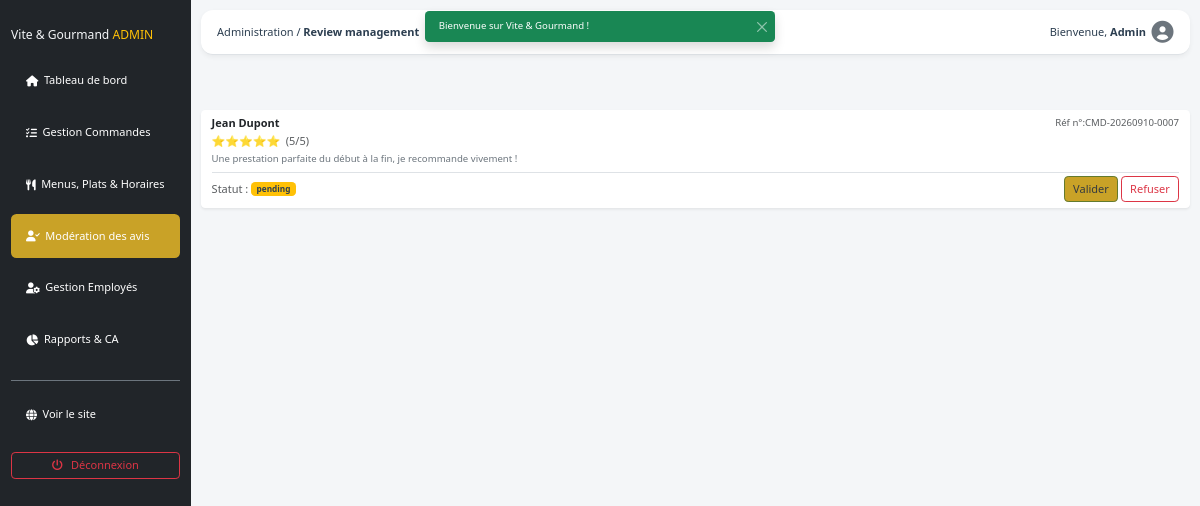
/public/index.php?page=review-management (signed in), run on the app's committed database.
### tables this page shows
CREATE TABLE
  `vg_avis` (
    `avis_id` int (11) NOT NULL,
    `note` int (11) NOT NULL,
    `description` varchar(255) NOT NULL,
    `statut` varchar(20) NOT NULL DEFAULT 'pending',
    `utilisateur_id` int (11) NOT NULL,
    `commande_id` int (11) NOT NULL,
    `created_at` timestamp NOT NULL DEFAULT current_timestamp(),
    `validated_by` int (11) DEFAULT NULL,
    `validated_by_name` varchar(100) DEFAULT NULL,
    `validated_at` datetime DEFAULT NULL
  );

CREATE TABLE
  `vg_commande` (
    `commande_id` int (11) NOT NULL,
    `numero_commande` varchar(50) NOT NULL,
    `date_commande` date NOT NULL,
    `date_prestation` date NOT NULL,
    `heure_livraison` varchar(50) NOT NULL,
    `prix_menu` double NOT NULL,
    `nombre_personne` int (11) NOT NULL,
    `prix_livraison` double NOT NULL,
    `statut` enum (
      'en_attente',
      'acceptee',
      'en_preparation',
      'en_cours_livraison',
      'livree',
      'en_attente_retour_materiel',
      'terminee',
      'annulee'
    ) DEFAULT 'en_attente',
    `pret_materiel` tinyint (1) NOT NULL DEFAULT 0,
    `restitution_materiel` tinyint (1) NOT NULL DEFAULT 0,
    `utilisateur_id` int (11) NOT NULL,
    `menu_id` int (11) NOT NULL,
    `lieu_prestation_id` int (11) NOT NULL,
    `motif_annulation` text DEFAULT NULL,
    `mode_contact` varchar(50) DEFAULT NULL,
    `prix_total` decimal(10, 2) DEFAULT NULL,
    `depot_garantie` decimal(10, 2) DEFAULT 0.00
  );

### app/Autoloader.php (called while the page is built, shortened)
<?php
class Autoloader
{
    public static function register()
    {
        spl_autoload_register(function ($class) {
            $class = str_replace('App\\', '', $class);
            $path = __DIR__ . '/' . str_replace('\\', '/', $class) . '.php';
        });
    }
}

### app/Managers/ReviewManager.php (called while the page is built, shortened)
<?php
class ReviewManager
{
    public static function getAllReviews(\PDO $db, ?string $status = null): array
    {
        $sql = "SELECT a.*,
                       CONCAT(u.prenom, ' ', u.nom) AS nom_auteur,
                       u.email AS auteur_email,
                       c.numero_commande,
                       m.titre AS nom_menu
                FROM vg_avis a
                JOIN vg_utilisateur u ON a.utilisateur_id = u.utilisateur_id
                LEFT JOIN vg_commande c ON a.commande_id = c.commande_id
                LEFT JOIN vg_menu m ON c.menu_id = m.menu_id
                WHERE 1=1";
        $params = [];
        if (!empty($status)) {
            $sql .= " AND a.statut = :statut";
            $params['statut'] = $status;
        }
        $sql .= " ORDER BY a.created_at DESC";
        $stmt = $db->prepare($sql);
        $stmt->execute($params);
        return $stmt->fetchAll(\PDO::FETCH_ASSOC);
    }
}

### public/index.php (called while the page is built, shortened)
<?php
require_once ROOT_PATH . '/app/Autoloader.php';
$db = (new Database())->connect();
$controllerClass = $route['class'];
$action = $route['action'];
$params = [$db];
$controllerClass::$action(...$params);

### app/Views/StaffCommon/review.management.view.php (the view, shortened to what this page needs)
<?php
$reviews = $reviews ?? [];
?>
<?php foreach ($reviews as $review): ?>
    <div class="card bg-white border-0 shadow-sm mb-2 rounded p-2 px-3">
        <div class="d-flex w-100 justify-content-between align-items-center">
            <h6 class="mb-0 fw-bold"><?= htmlspecialchars($review['nom_auteur'] ?? 'Client') ?></h6>
            <small class="text-muted font-xs">Réf n°:<?= htmlspecialchars($review['numero_commande'] ?? $review['commande_id'] ?? '') ?></small>
        </div>
        <div class="d-flex align-items-center gap-2 my-1">
            <span class="text-warning font-xs"><?= str_repeat('⭐', (int)($review['note'] ?? 0)) ?></span>
            <span class="text-muted font-xs">(<?= $review['note'] ?? 0 ?>/5)</span>
        </div>
        <p class="mb-2 small text-secondary"><?= nl2br(htmlspecialchars($review['description'] ?? '')) ?></p>
        <div class="d-flex justify-content-between align-items-center pt-1 border-top">
            <div class="d-flex flex-column">
                <div class="d-flex align-items-center gap-1">
                    <span class="text-muted font-xs">Statut :</span>
                    <?php
                    $status = $review['statut'] ?? 'pending';
                    $badgeClass = match ($status) {
                        'approved' => 'bg-success',
                        'rejected' => 'bg-danger',
                        default => 'bg-warning text-dark'
                    };
                    ?>
                    <span class="badge <?= $badgeClass ?> font-xs px-2 py-1"><?= htmlspecialchars($status) ?></span>
                </div>
            </div>
            <?php
            $currentStatus = $review['statut'] ?? 'pending';
            $userRole = $_SESSION['role_id'] ?? '';
            $isAdmin = ($userRole === ROLE_ADMIN);
            $isProcessed = ($currentStatus !== 'pending');
            ?>
            <div class="btn-group btn-group-sm" role="group">
                <?php if (!$isAdmin && $isProcessed): ?>
                    <span class="badge bg-secondary font-xs px-2 py-1 align-self-center">
                        <?= $currentStatus === 'approved' ? 'Approuvé (Déjà traité)' : 'Refusé (Déjà traité)' ?>
                    </span>
                <?php else: ?>
                    <form action="index.php?page=update-review-status" method="POST" class="me-1">
                        <button type="submit" class="btn btn-xs btn-success <?= $currentStatus === 'approved' ? 'disabled' : '' ?>">
                            Valider
                        </button>
                    </form>
                    <form action="index.php?page=update-review-status" method="POST">
                        <button type="submit" class="btn btn-xs btn-outline-danger <?= $currentStatus === 'rejected' ? 'disabled' : '' ?>">
                            Refuser
                        </button>
                    </form>
                <?php endif; ?>
            </div>
        </div>
    </div>
<?php endforeach; ?>

### public/assets/css/variables.css (style rules this page uses)
:root { --color-olive: #637a2e; --color-accent: #c9a227; --color-sidebar: #1a252f; --color-bg-dark-hero: #343a40; --color-dark: #2c3e50; --color-bg: #f4f6f8; --color-white: #ffffff; --color-danger: #dc3545; --color-success: #198754; --color-info: #0d6efd; --color-border: #e9ecef; --color-border-dark: rgba(255, 255, 255, 0.1); --font-family-public-body: "Inter", sans-serif; --font-family-public-heading: "Plus Jakarta Sans", sans-serif; --font-family-gestion: system-ui, -apple-system, "Segoe UI", Roboto, Helvetica, Arial, sans-serif; --font-weight-medium: 500; --font-weight-semibold: 600; --font-weight-bold: 700; --min-touch-target: 44px; --border-accent: 2px solid var(--color-accent); --padding-btn: 12px 15px; --text-align-center: center; --text-align-left: left; --text-align-right: right; --font-size-base: 1rem; --font-size-h1-accueil: 2.5rem; --font-size-h2-accueil: 2rem; --font-size-lead: 1.25rem; --spacing-xs: 0.25rem; --spacing-sm: 0.5rem; --spacing-md: 1rem; --spacing-lg: 1.5rem; --spacing-xl: 2rem; --spacing-3xl: 3rem; --shadow-xs: 0 2px 5px rgba(0, 0, 0, 0.05); --shadow-sm: 0 4px 12px rgba(0, 0, 0, 0.05); --shadow-md: 0 4px 12px rgba(0, 0, 0, 0.1); --shadow-lg: 0 15px 30px rgba(0, 0, 0, 0.1); --shadow-button: 0 4px 15px rgba(218, 165, 32, 0.3); --shadow-button-hover: 0 6px 20px rgba(218, 165, 32, 0.4); --border-radius-sm: 0.5rem; --border-radius-md: 12px; --border-radius-lg: 1rem; --border-radius-card: 16px; --transition-fast: 150ms ease; --transition-base: all 0.3s ease; --max-width-container: 1200px; --sidebar-width: 260px; }
body { font-family: var(--font-family-public-body); }

### public/assets/css/trame.css (style rules this page uses)
html { font-size: 13px; }
*, *::before, *::after { box-sizing: border-box; }
body, html { overflow-x: hidden; max-width: 100%; }
body { font-family: var(--font-family-public-body, "Inter"), sans-serif; display: flex; flex-direction: column; min-height: 100vh; margin: 0; padding: 0; background-color: var(--color-bg, #f8f9fa); color: var(--color-dark, #212529); }
body.gestion-theme { --font-family-public-body: system-ui, -apple-system, "Segoe UI", Roboto, Helvetica, Arial, sans-serif; --font-family-public-heading: system-ui, -apple-system, "Segoe UI", Roboto, Helvetica, Arial, sans-serif; }
.card .btn-primary, .btn-primary, .btn-success, .btn-valider, .btn-enregistrer, #filterForm > button[type="submit"] { background-color: var(--color-accent) !important; border-color: var(--color-olive) !important; color: var(--color-bg-dark-hero) !important; font-weight: var(--font-weight-medium); }

### public/assets/css/AdminEmployee/AdminEmployee.css (style rules this page uses)
:root { --sidebar-width: 260px; }
html { font-size: 11px; }
body { background-color: var(--color-bg); }
.card { background: var(--color-white); padding: var(--spacing-md); border-radius: var(--border-radius-md); box-shadow: var(--shadow-xs); }
.badge.bg-warning { color: var(--color-dark) !important; }

### data on the page
vg_avis: nom_auteur "Jean Dupont", commande.numero_commande "CMD-20260910-0007", note "⭐⭐⭐⭐⭐", note "5", description "Une prestation parfaite du début à la fin, je recommande vivement !", statut "pending"

### other printed values
$pageName "Review management"
$_SESSION[$type] "Bienvenue sur Vite & Gourmand !"
